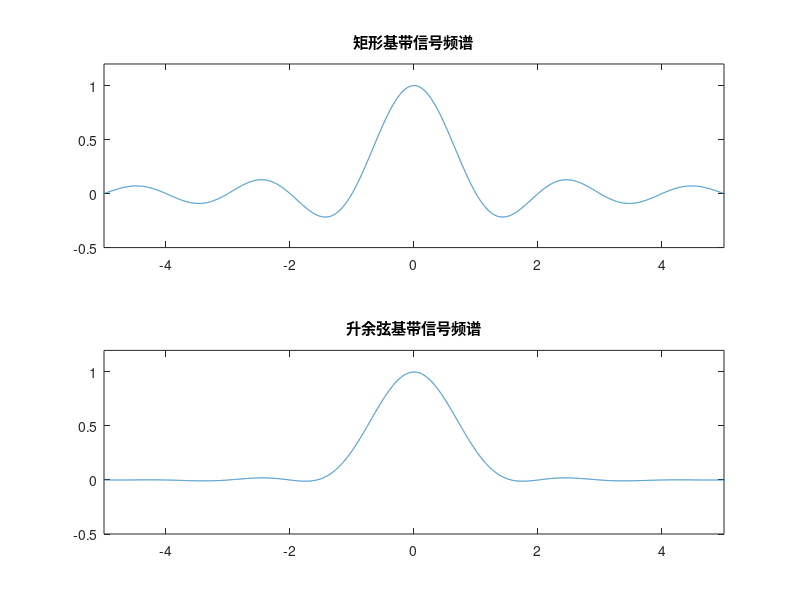

MATLAB code to generate this figure:

t = -10:0.001:10;
yt = (sinc(t));
yt2 = sinc(t).*cos(t)./(1-t.^2);
subplot(2,1,1);
plot(t,yt);
axis([-5 5 -0.5 1.2]);title('矩形基带信号频谱')

subplot(2,1,2);
plot(t,yt2);
axis([-5 5 -0.5 1.2]);title('升余弦基带信号频谱')
